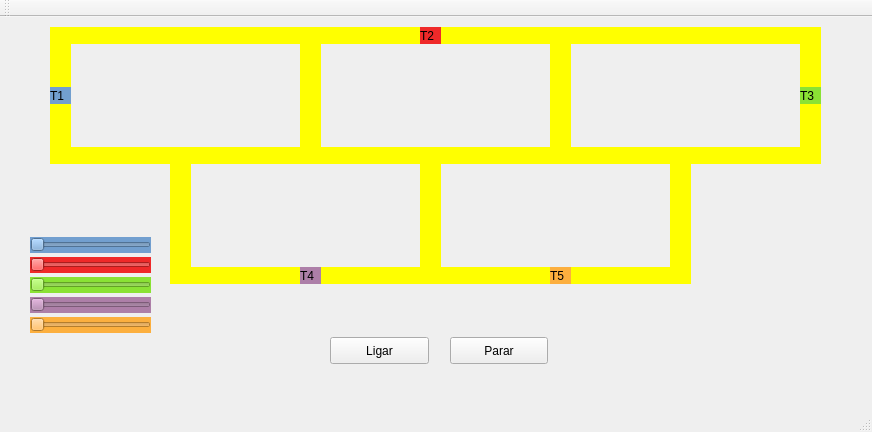
<?xml version="1.0" encoding="UTF-8"?>
<ui version="4.0">
 <class>MainWindow</class>
 <widget class="QMainWindow" name="MainWindow">
  <property name="geometry">
   <rect>
    <x>0</x>
    <y>0</y>
    <width>872</width>
    <height>432</height>
   </rect>
  </property>
  <property name="windowTitle">
   <string>MainWindow</string>
  </property>
  <widget class="QWidget" name="centralWidget">
   <widget class="QLabel" name="label_trem1">
    <property name="geometry">
     <rect>
      <x>50</x>
      <y>70</y>
      <width>21</width>
      <height>17</height>
     </rect>
    </property>
    <property name="styleSheet">
     <string notr="true">QLabel { background: rgb(114, 159, 207)}</string>
    </property>
    <property name="text">
     <string>T1</string>
    </property>
   </widget>
   <widget class="QLabel" name="label_trilho1">
    <property name="geometry">
     <rect>
      <x>50</x>
      <y>10</y>
      <width>250</width>
      <height>17</height>
     </rect>
    </property>
    <property name="styleSheet">
     <string notr="true">QLabel { background: yellow}</string>
    </property>
    <property name="text">
     <string/>
    </property>
   </widget>
   <widget class="QLabel" name="label_trilho2">
    <property name="geometry">
     <rect>
      <x>50</x>
      <y>130</y>
      <width>250</width>
      <height>17</height>
     </rect>
    </property>
    <property name="styleSheet">
     <string notr="true">QLabel { background: yellow}</string>
    </property>
    <property name="text">
     <string/>
    </property>
   </widget>
   <widget class="QLabel" name="label_trilhov1_2">
    <property name="geometry">
     <rect>
      <x>300</x>
      <y>10</y>
      <width>21</width>
      <height>137</height>
     </rect>
    </property>
    <property name="styleSheet">
     <string notr="true">QLabel { background: yellow}</string>
    </property>
    <property name="text">
     <string/>
    </property>
   </widget>
   <widget class="QLabel" name="label_trilhov1_1">
    <property name="geometry">
     <rect>
      <x>50</x>
      <y>10</y>
      <width>21</width>
      <height>137</height>
     </rect>
    </property>
    <property name="styleSheet">
     <string notr="true">QLabel { background: yellow}</string>
    </property>
    <property name="text">
     <string/>
    </property>
   </widget>
   <widget class="QPushButton" name="pushButton">
    <property name="geometry">
     <rect>
      <x>330</x>
      <y>320</y>
      <width>99</width>
      <height>27</height>
     </rect>
    </property>
    <property name="text">
     <string>Ligar</string>
    </property>
   </widget>
   <widget class="QPushButton" name="pushButton_2">
    <property name="geometry">
     <rect>
      <x>450</x>
      <y>320</y>
      <width>98</width>
      <height>27</height>
     </rect>
    </property>
    <property name="text">
     <string>Parar</string>
    </property>
   </widget>
   <widget class="QLabel" name="label_trilho1_2">
    <property name="geometry">
     <rect>
      <x>320</x>
      <y>10</y>
      <width>250</width>
      <height>17</height>
     </rect>
    </property>
    <property name="styleSheet">
     <string notr="true">QLabel { background: yellow}</string>
    </property>
    <property name="text">
     <string/>
    </property>
   </widget>
   <widget class="QLabel" name="label_trilho2_2">
    <property name="geometry">
     <rect>
      <x>320</x>
      <y>130</y>
      <width>250</width>
      <height>17</height>
     </rect>
    </property>
    <property name="styleSheet">
     <string notr="true">QLabel { background: yellow}</string>
    </property>
    <property name="text">
     <string/>
    </property>
   </widget>
   <widget class="QLabel" name="label_trem2">
    <property name="geometry">
     <rect>
      <x>420</x>
      <y>10</y>
      <width>21</width>
      <height>17</height>
     </rect>
    </property>
    <property name="styleSheet">
     <string notr="true">QLabel { background: rgb(239, 41, 41)}</string>
    </property>
    <property name="text">
     <string>T2</string>
    </property>
   </widget>
   <widget class="QLabel" name="label_trilhov1_3">
    <property name="geometry">
     <rect>
      <x>550</x>
      <y>10</y>
      <width>21</width>
      <height>137</height>
     </rect>
    </property>
    <property name="styleSheet">
     <string notr="true">QLabel { background: yellow}</string>
    </property>
    <property name="text">
     <string/>
    </property>
   </widget>
   <widget class="QLabel" name="label_trilhov1_4">
    <property name="geometry">
     <rect>
      <x>800</x>
      <y>10</y>
      <width>21</width>
      <height>137</height>
     </rect>
    </property>
    <property name="styleSheet">
     <string notr="true">QLabel { background: yellow}</string>
    </property>
    <property name="text">
     <string/>
    </property>
   </widget>
   <widget class="QLabel" name="label_trilho2_3">
    <property name="geometry">
     <rect>
      <x>570</x>
      <y>130</y>
      <width>250</width>
      <height>17</height>
     </rect>
    </property>
    <property name="styleSheet">
     <string notr="true">QLabel { background: yellow}</string>
    </property>
    <property name="text">
     <string/>
    </property>
   </widget>
   <widget class="QLabel" name="label_trilho1_3">
    <property name="geometry">
     <rect>
      <x>570</x>
      <y>10</y>
      <width>250</width>
      <height>17</height>
     </rect>
    </property>
    <property name="styleSheet">
     <string notr="true">QLabel { background: yellow}</string>
    </property>
    <property name="text">
     <string/>
    </property>
   </widget>
   <widget class="QLabel" name="label_trem3">
    <property name="geometry">
     <rect>
      <x>800</x>
      <y>70</y>
      <width>21</width>
      <height>17</height>
     </rect>
    </property>
    <property name="styleSheet">
     <string notr="true">QLabel { background: rgb(138, 226, 52)}</string>
    </property>
    <property name="text">
     <string>T3</string>
    </property>
   </widget>
   <widget class="QLabel" name="label_trilhov2_2">
    <property name="geometry">
     <rect>
      <x>420</x>
      <y>130</y>
      <width>21</width>
      <height>137</height>
     </rect>
    </property>
    <property name="styleSheet">
     <string notr="true">QLabel { background: yellow}</string>
    </property>
    <property name="text">
     <string/>
    </property>
   </widget>
   <widget class="QLabel" name="label_trilho3_2">
    <property name="geometry">
     <rect>
      <x>440</x>
      <y>250</y>
      <width>250</width>
      <height>17</height>
     </rect>
    </property>
    <property name="styleSheet">
     <string notr="true">QLabel { background: yellow}</string>
    </property>
    <property name="text">
     <string/>
    </property>
   </widget>
   <widget class="QLabel" name="label_trilhov2_1">
    <property name="geometry">
     <rect>
      <x>170</x>
      <y>130</y>
      <width>21</width>
      <height>137</height>
     </rect>
    </property>
    <property name="styleSheet">
     <string notr="true">QLabel { background: yellow}</string>
    </property>
    <property name="text">
     <string/>
    </property>
   </widget>
   <widget class="QLabel" name="label_trilho3_1">
    <property name="geometry">
     <rect>
      <x>170</x>
      <y>250</y>
      <width>250</width>
      <height>17</height>
     </rect>
    </property>
    <property name="styleSheet">
     <string notr="true">QLabel { background: yellow}</string>
    </property>
    <property name="text">
     <string/>
    </property>
   </widget>
   <widget class="QLabel" name="label_trilhov2_3">
    <property name="geometry">
     <rect>
      <x>670</x>
      <y>130</y>
      <width>21</width>
      <height>137</height>
     </rect>
    </property>
    <property name="styleSheet">
     <string notr="true">QLabel { background: yellow}</string>
    </property>
    <property name="text">
     <string/>
    </property>
   </widget>
   <widget class="QLabel" name="label_trem4">
    <property name="geometry">
     <rect>
      <x>300</x>
      <y>250</y>
      <width>21</width>
      <height>17</height>
     </rect>
    </property>
    <property name="styleSheet">
     <string notr="true">QLabel { background: rgb(173, 127, 168)}</string>
    </property>
    <property name="text">
     <string>T4</string>
    </property>
   </widget>
   <widget class="QLabel" name="label_trem5">
    <property name="geometry">
     <rect>
      <x>550</x>
      <y>250</y>
      <width>21</width>
      <height>17</height>
     </rect>
    </property>
    <property name="styleSheet">
     <string notr="true">QLabel { background: rgb(252, 175, 62)}</string>
    </property>
    <property name="text">
     <string>T5</string>
    </property>
   </widget>
   <widget class="QSlider" name="horizontalSlider">
    <property name="geometry">
     <rect>
      <x>30</x>
      <y>220</y>
      <width>121</width>
      <height>16</height>
     </rect>
    </property>
    <property name="styleSheet">
     <string notr="true">QSlider { background-color: rgb(114, 159, 207)}</string>
    </property>
    <property name="minimum">
     <number>0</number>
    </property>
    <property name="maximum">
     <number>99</number>
    </property>
    <property name="orientation">
     <enum>Qt::Horizontal</enum>
    </property>
   </widget>
   <widget class="QSlider" name="horizontalSlider_2">
    <property name="geometry">
     <rect>
      <x>30</x>
      <y>240</y>
      <width>121</width>
      <height>16</height>
     </rect>
    </property>
    <property name="styleSheet">
     <string notr="true">QSlider { background-color: rgb(239, 41, 41)}</string>
    </property>
    <property name="orientation">
     <enum>Qt::Horizontal</enum>
    </property>
   </widget>
   <widget class="QSlider" name="horizontalSlider_3">
    <property name="geometry">
     <rect>
      <x>30</x>
      <y>260</y>
      <width>121</width>
      <height>16</height>
     </rect>
    </property>
    <property name="styleSheet">
     <string notr="true">QSlider { background-color: rgb(138, 226, 52)}</string>
    </property>
    <property name="orientation">
     <enum>Qt::Horizontal</enum>
    </property>
   </widget>
   <widget class="QSlider" name="horizontalSlider_4">
    <property name="geometry">
     <rect>
      <x>30</x>
      <y>280</y>
      <width>121</width>
      <height>16</height>
     </rect>
    </property>
    <property name="styleSheet">
     <string notr="true">QSlider { background-color: rgb(173, 127, 168)}</string>
    </property>
    <property name="orientation">
     <enum>Qt::Horizontal</enum>
    </property>
   </widget>
   <widget class="QSlider" name="horizontalSlider_5">
    <property name="geometry">
     <rect>
      <x>30</x>
      <y>300</y>
      <width>121</width>
      <height>16</height>
     </rect>
    </property>
    <property name="styleSheet">
     <string notr="true">QSlider { background-color: rgb(252, 175, 62)}</string>
    </property>
    <property name="orientation">
     <enum>Qt::Horizontal</enum>
    </property>
   </widget>
   <zorder>label_trilhov2_1</zorder>
   <zorder>label_trilhov2_2</zorder>
   <zorder>label_trilhov2_3</zorder>
   <zorder>label_trilhov1_3</zorder>
   <zorder>label_trilho1</zorder>
   <zorder>label_trilho2</zorder>
   <zorder>label_trilhov1_2</zorder>
   <zorder>label_trilhov1_1</zorder>
   <zorder>label_trem1</zorder>
   <zorder>pushButton</zorder>
   <zorder>pushButton_2</zorder>
   <zorder>label_trilho1_2</zorder>
   <zorder>label_trilho2_2</zorder>
   <zorder>label_trem2</zorder>
   <zorder>label_trilhov1_4</zorder>
   <zorder>label_trilho2_3</zorder>
   <zorder>label_trilho1_3</zorder>
   <zorder>label_trem3</zorder>
   <zorder>label_trilho3_2</zorder>
   <zorder>label_trilho3_1</zorder>
   <zorder>label_trem4</zorder>
   <zorder>label_trem5</zorder>
   <zorder>horizontalSlider</zorder>
   <zorder>horizontalSlider_2</zorder>
   <zorder>horizontalSlider_3</zorder>
   <zorder>horizontalSlider_4</zorder>
   <zorder>horizontalSlider_5</zorder>
  </widget>
  <widget class="QMenuBar" name="menuBar">
   <property name="geometry">
    <rect>
     <x>0</x>
     <y>0</y>
     <width>872</width>
     <height>22</height>
    </rect>
   </property>
  </widget>
  <widget class="QToolBar" name="mainToolBar">
   <attribute name="toolBarArea">
    <enum>TopToolBarArea</enum>
   </attribute>
   <attribute name="toolBarBreak">
    <bool>false</bool>
   </attribute>
  </widget>
  <widget class="QStatusBar" name="statusBar"/>
 </widget>
 <layoutdefault spacing="6" margin="11"/>
 <resources/>
 <connections/>
</ui>
